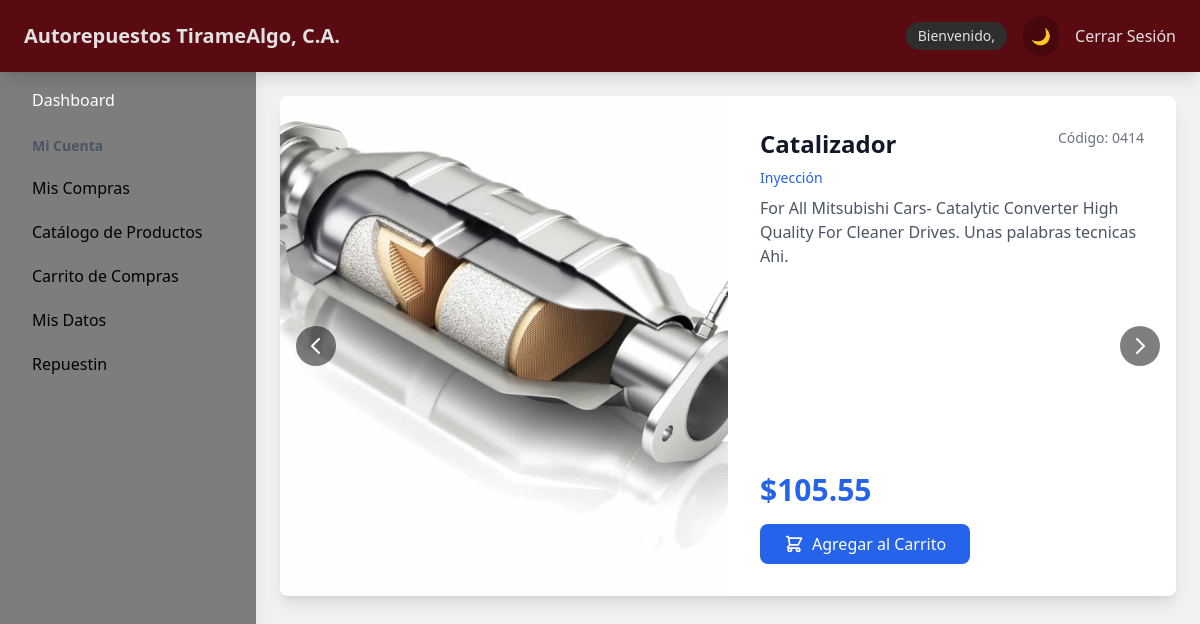
The app's page /panelCliente/cliente.php (signed in), older data.
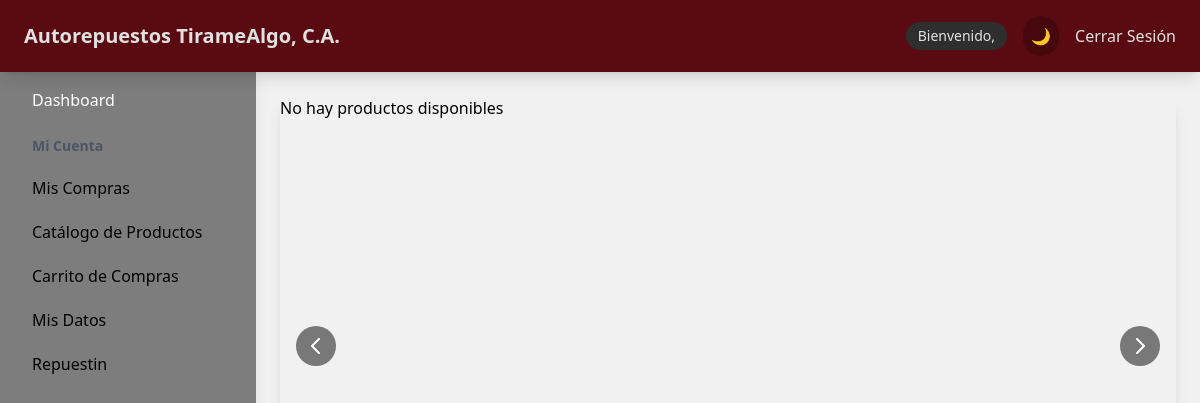
The same page, newer data.
### tables this page shows
CREATE TABLE `productos` (
  `id_producto` int(11) NOT NULL,
  `numero_de_parte` varchar(20) NOT NULL,
  `nombre_producto` varchar(80) NOT NULL,
  `categoria_producto` varchar(20) DEFAULT NULL,
  `marca_producto` varchar(20) DEFAULT NULL,
  `precio_producto` decimal(10,2) DEFAULT NULL,
  `stock_producto` int(11) DEFAULT NULL,
  `descripcion_producto` text DEFAULT NULL,
  `fecha_creacion` date DEFAULT NULL,
  `hora_creacion` time DEFAULT NULL,
  `id_proveedor` int(11) NOT NULL
);

CREATE TABLE `foto_productos` (
  `id_foto` int(11) NOT NULL,
  `ruta_foto` varchar(200) NOT NULL,
  `num_foto` int(11) DEFAULT NULL,
  `id_producto` int(11) NOT NULL
);

### logica/validar.php (called while the page is built, shortened)
<?php
    function obtenerRutasArchivos($id) {
        $conn = new mysqli('localhost', 'root', '', 'repuestos_tiramealgo');
        $sql = "SELECT ruta_foto FROM foto_productos WHERE id_producto = $id  LIMIT 1";
        $result = $conn->query($sql);
        $ruta_imagen = "../assets/foto-repuestos/no_foto.jpg";
        if ($result && $result->num_rows > 0) {
            $row = $result->fetch_assoc();
            $ruta_imagen = $row["ruta_foto"];
        }
        return $ruta_imagen;
    }
?>

### panelCliente/cliente.php (the view, shortened to what the changed rows need)
<?php
require '../logica/validar.php';
require '../logica/conexionbdd.php';
$sql_productos = "SELECT * FROM productos where stock_producto > 0 ORDER BY RAND() LIMIT 4;";
$result_productos = $conn->query($sql_productos);
?>
<!DOCTYPE html>
<html lang="es" class="dark">
<head>
    <script src="https://cdn.tailwindcss.com"></script>
    <script src="../js/tailwind_config.js"></script>
    <link rel="stylesheet" href="../css/global_style.css">
</head>
<body class="bg-pattern transition-colors duration-200">
    <main class="ml-64 pt-24 px-6 pb-20">
        <div id="product-carousel" class="relative overflow-hidden rounded-lg shadow-lg">
            <div id="carousel-track" class="flex h-[500px] transition-transform duration-500 ease-in-out">
                <?php
                if ($result_productos->num_rows > 0) {
                    while ($row = $result_productos->fetch_assoc()) {
                        $foto_productos = obtenerRutasArchivos($row['id_producto']);
                ?>
                <div class="w-full flex-shrink-0">
                    <div class="flex flex-col md:flex-row h-full">
                        <div class="relative w-full md:w-1/2 h-64 md:h-full">
                            <img src="<?php echo $foto_productos; ?>" alt="<?php echo $row['nombre_producto']; ?>" class="w-full h-full object-cover">
                        </div>
                        <div class="w-full md:w-1/2 p-6 md:p-8 bg-white dark:bg-gray-800 flex flex-col">
                            <div class="flex justify-between items-start mb-2">
                                <h3 class="text-2xl font-bold text-gray-900 dark:text-white"><?php echo $row['nombre_producto']; ?></h3>
                                <span class="text-sm text-gray-500 dark:text-gray-400">
                                    Código: <?php echo $row['numero_de_parte']; ?>
                                </span>
                            </div>
                            <div class="mb-2 text-sm font-medium text-blue-600 dark:text-blue-400">
                                <?php echo $row['categoria_producto']; ?>
                            </div>
                            <p class="text-gray-600 dark:text-gray-300 mb-6 flex-grow">
                                <?php echo $row['descripcion_producto']; ?>
                            </p>
                            <div class="mt-auto">
                                <div class="flex items-baseline gap-2 mb-4">
                                    <span class="text-3xl font-bold text-blue-600 dark:text-blue-400">
                                        $<?php echo number_format($row['precio_producto'], 2); ?>
                                    </span>
                                </div>
                                <button
                                    onclick="addToCart(<?php echo $row['id_producto']; ?>)"
                                    class="w-full md:w-auto bg-blue-600 hover:bg-blue-700 text-white px-6 py-2 rounded-lg flex items-center justify-center gap-2"
                                >
                                    Agregar al Carrito
                                </button>
                            </div>
                        </div>
                    </div>
                </div>
                <?php
                    }
                } else {
                    echo "<p>No hay productos disponibles</p>";
                }
                ?>
            </div>
        </div>
    </main>
</body>
</html>

Row changes from the older to the newer data that the page shows:
removed productos: id_producto.ruta_foto (picture), nombre_producto "Catalizador", numero_de_parte "0414", categoria_producto "Inyección", descripcion_producto "For All Mitsubishi Cars- Catalytic Converter High Quality For Cleaner Drives. Unas palabras tecnicas Ahi.", precio_producto "105.55"
Text that changed along with them:
text now shown: "No hay productos disponibles"
